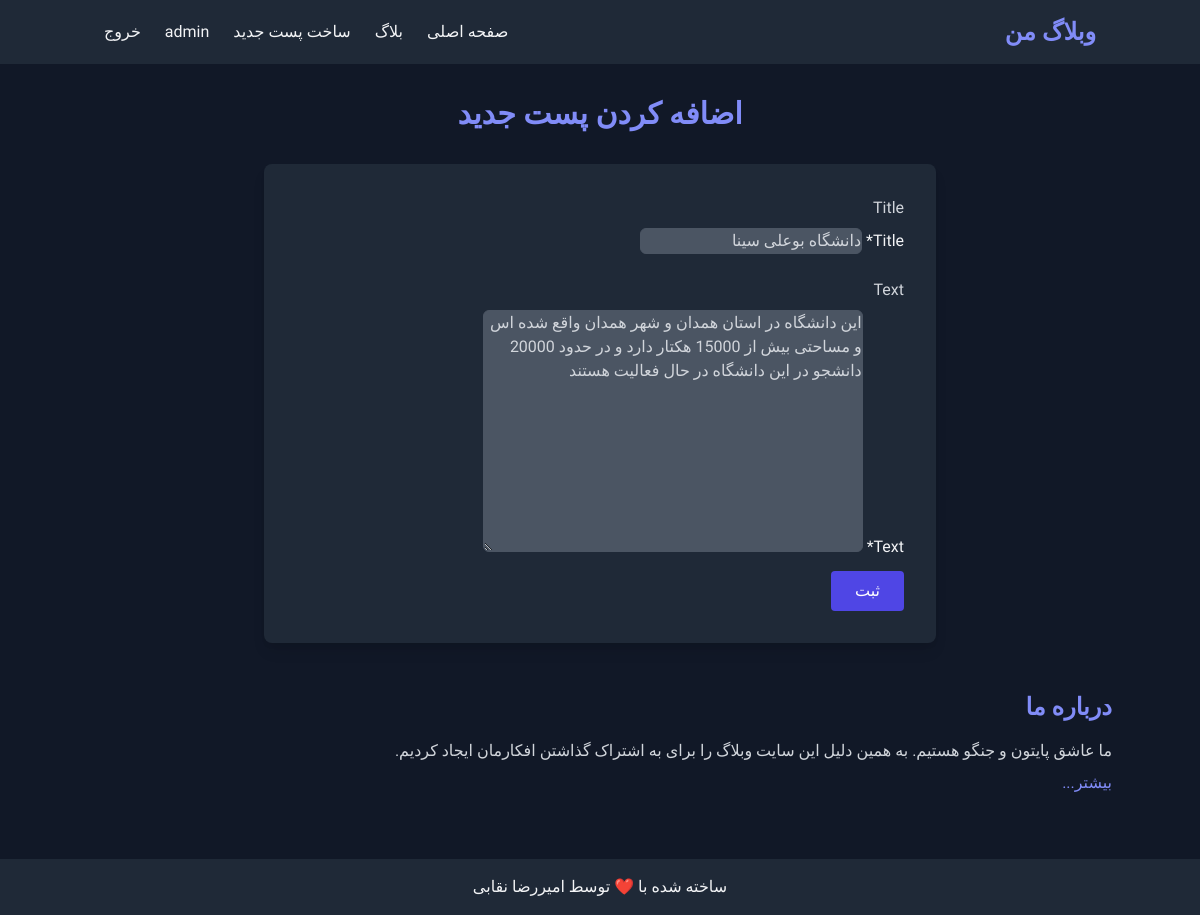
Screenshot of /blog/17/update/ (signed in) with the database file from the repository.
### blog/models.py (models this page shows, shortened)
class Post(models.Model):
    STATUS_CHOICES = (
        ('pub', 'Published'),
        ('drf', 'Draft'),
    )
    title = models.CharField(max_length=200)
    text = models.TextField()
    datetime_created = models.DateTimeField(auto_now_add=True)
    datetime_modified = models.DateTimeField(auto_now=True)
    status = models.CharField(choices=STATUS_CHOICES, max_length=3, default='drf')
    author = models.ForeignKey(get_user_model(), on_delete=models.CASCADE, related_name='authored_posts')
    user = models.ForeignKey(get_user_model(), on_delete=models.CASCADE, related_name='user_posts')

### blog/views.py (the view)
# urls.py: path("<int:pk>/update/",views.PostUpdateView.as_view(),name='post_update'),
class PostUpdateView(LoginRequiredMixin,UserPassesTestMixin,generic.UpdateView):
    model = Post
    form_class = NewPostForm
    template_name = "blog/post_create.html"
    def test_func(self):
        obj = self.get_object()
        return obj.user == self.request.user

### blog/forms.py
class NewPostForm(forms.ModelForm):
    class Meta:
        model = Post
        fields = ['title','text']

### blog/templates/blog/post_create.html (shortened to what this page needs)
{% extends '_base.html' %}
{% load crispy_forms_tags %}
{% block content %}
    <h1 class="text-3xl font-bold text-indigo-400 mb-8 text-center">اضافه کردن پست جدید</h1>
    <form method="post" class="bg-gray-800 p-8 rounded-lg shadow-lg max-w-2xl mx-auto">
        <div class="space-y-6">
            {% for field in form %}
                <div class="mb-4">
                    <label for="{{ field.id_for_label }}" class="block text-gray-300 mb-2">{{ field.label }}</label>
                    <div class="crispy-field">{{ field|as_crispy_field }}</div>
                </div>
            {% endfor %}
        </div>
        <button type="submit" class="bg-indigo-600 text-white py-2 px-6 rounded hover:bg-indigo-700 transition duration-300">ثبت</button>
    </form>
    <section class="mt-12">
        <h2 class="text-2xl font-bold text-indigo-400 mb-4">درباره ما</h2>
        <p class="text-gray-300">ما عاشق پایتون و جنگو هستیم. به همین دلیل این سایت وبلاگ را برای به اشتراک گذاشتن افکارمان ایجاد کردیم.</p>
        <a href="#" class="text-indigo-400 hover:text-indigo-600 mt-2 inline-block transition duration-300">بیشتر...</a>
    </section>
{% endblock content %}

### templates/_base.html (shortened to what this page needs)
<!DOCTYPE html>
<html lang="fa" dir="rtl">
<head>
    <link href="https://cdn.jsdelivr.net/npm/tailwindcss@2.2.19/dist/tailwind.min.css" rel="stylesheet">
    <link href="https://cdn.jsdelivr.net/npm/tailwindcss@2.2.19/dist/tailwind.min.css" rel="stylesheet">
</head>
<body class="bg-gray-900 text-gray-100">
<header class="bg-gray-800 py-4">
    <nav class="container mx-auto flex justify-between items-center px-4">
        <a href="{% url 'post_list' %}" class="text-2xl font-bold text-indigo-400 hover:text-indigo-300">وبلاگ من</a>
        <ul class="flex space-x-6 space-x-reverse">
            <li><a href="{% url 'post_list' %}" class="hover:text-indigo-400 transition duration-300">صفحه اصلی</a></li>
            <li><a href="{% url 'post_list' %}" class="hover:text-indigo-400 transition duration-300">بلاگ</a></li>
            {% if user.is_authenticated %}
                <li><a href="{% url 'post_create' %}" class="hover:text-indigo-400 transition duration-300">ساخت پست
                    جدید</a></li>
                <li><a href="#" class="hover:text-indigo-400 transition duration-300">{{ user.username }}</a></li>
                <li>
                    <form action="{% url 'logout' %}" method="post" class="inline">
                        <button type="submit" class="hover:text-indigo-400 transition duration-300">خروج</button>
                    </form>
                </li>
            {% else %}
                <li><a href="{% url 'login' %}" class="hover:text-indigo-400 transition duration-300">ورود</a></li>
                <li><a href="/accounts/singup/" class="hover:text-indigo-400 transition duration-300">ثبت‌نام</a></li>
            {% endif %}
        </ul>
    </nav>
</header>
<main class="container mx-auto py-8">
    {% block content %}{% endblock %}
</main>
<footer class="bg-gray-800 py-4 mt-8">
    <div class="container mx-auto text-center">
        <p>ساخته شده با ❤️ توسط امیررضا نقابی</p>
    </div>
</footer>
</body>
</html>

### templates/_base.html (style rules this page uses)
body { font-family: 'Vazir', sans-serif; }

### blog/templates/blog/post_create.html (style rules this page uses)
.crispy-field input, .crispy-field textarea, .crispy-field select { background-color: #4b5563 !important; color: #d1d5db !important; border-color: #4b5563 !important; border-width: 1px; border-radius: 0.375rem; }

### rows the page displays
Post: form "دانشگاه بوعلی سینا" "این دانشگاه در استان همدان و شهر همدان واقع شده اس و مساحتی بیش از 15000 هکتار دارد و در حدود 20000 دانشجو در این دانشگاه در حال فعالیت هستند"

### other values shown
{{ user.username }} "admin"
{{ field.label }} "Title" "Text"
